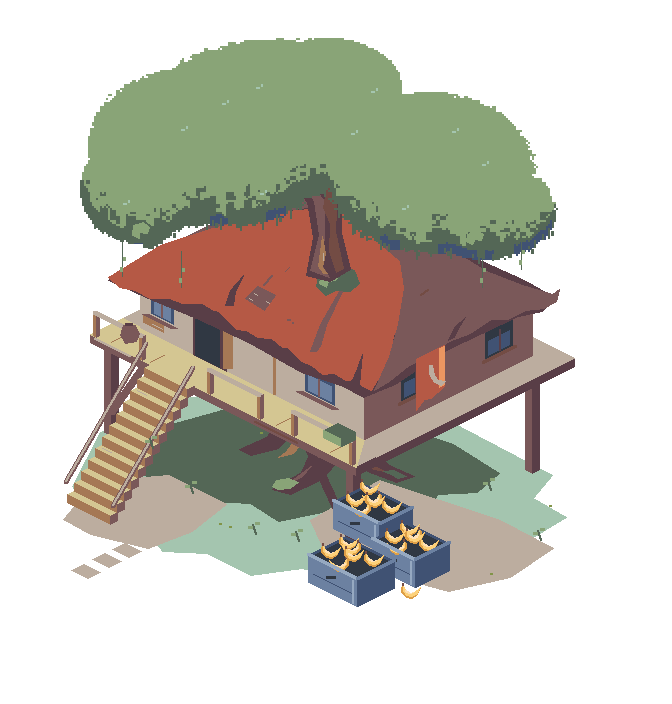
#> input picture assets/TownCenter/town-center.png, 672 x 704 px, found by its file name
$ python split-bins.py
#> lines starting #> are read from the running program, lines starting #| are printed output that depends on the picture
"""Split the three collection bins out of the treehouse's structure sprite.

    python3 tools/art/split-bins.py        # from the repository root

Writes `town-center-bins.png` and rewrites `town-center-structure.png` without
the pixels it took, then checks that the three sprites drawn one over the other
are still the master, pixel for pixel - which is what `art.rs`'s
`the_treehouse_split_draws_exactly_the_artists_picture` holds at test time.

Python and Pillow rather than a `sprite-axi` recipe like its neighbours, because
this is not a drawing: it is a *partition* of an existing export, and the two
halves have to add back up to it exactly. It reads the bins' own geometry
straight out of `town-center.lua` - the same `bin(u, v, w, d, seed)` calls and
the same 2:1 ground projection - to decide which ground the bins are drawn on,
and the master's palette to decide which pixels on that ground are bin rather
than the trunk standing behind them. Re-run it after regenerating the town
centre from its Lua recipe; running it twice is a no-op, since a second run
finds no bin pixels left in the structure to take and writes nothing.

Requires Pillow (`pip install pillow`). It needs no Aseprite.
"""
from PIL import Image

OUT = 'assets/TownCenter/'

def P(u, v, z):
    return (330 + u - v, 440 + (u + v) / 2 - z)

# bin(u, v, w, d, seed), straight from the recipe.
BINS = [(90, 54, 46, 33, 1), (147, 71, 43, 34, 2), (131, 116, 49, 37, 3)]
BIN_HEIGHT = 27
# The bananas each bin carries, as the recipe places them.
BUNCHES = [(8, 7), (25, 7), ('w-10', 13), (11, 'd-9'), ('w-14', 'd-8'), (22, 16)]

BIN_COLOURS = {
    (0x40, 0x52, 0x73),  # blue: the body and its far faces
    (0x6c, 0x81, 0xa1),  # slate
    (0x96, 0xa9, 0xc1),  # mist: the lip
    (0x30, 0x38, 0x43),  # dark: the interior and the grip
    (0xde, 0x9f, 0x47),  # ochre, gold, cream: the fruit inside
    (0xfd, 0xd1, 0x79),
    (0xfe, 0xe1, 0xb8),
}
# Bark is the trunk's colour as well as a bunch's stem, so it comes across only
# from the few pixels the recipe puts a stem on.
STEM = (0x73, 0x4c, 0x44)

# The loose bunch the recipe drops beside the third bin - `banana(403, 585)` -
# overlaps its front corner, so it comes across with them: left behind it would
# bite a notch out of a bin the moment the two sprites are drawn apart.
FALLEN = (403, 585)


def polygon(points):
    """Every pixel of a filled polygon, by even-odd scanline."""
    ys = [p[1] for p in points]
    out = set()
    for y in range(int(min(ys)) - 1, int(max(ys)) + 2):
        crossings = []
        for i in range(len(points)):
            (x0, y0), (x1, y1) = points[i], points[(i + 1) % len(points)]
            if (y0 > y) != (y1 > y):
                crossings.append(x0 + (y - y0) * (x1 - x0) / (y1 - y0))
        crossings.sort()
        for a, b in zip(crossings[::2], crossings[1::2]):
            for x in range(int(a) - 1, int(b) + 2):
                out.add((x, y))
    return out


def dilate(mask, radius):
    grown = set()
    for x, y in mask:
        for dy in range(-radius, radius + 1):
            for dx in range(-radius, radius + 1):
                grown.add((x + dx, y + dy))
    return grown


def bin_mask():
    """The ground the bins and their fruit are drawn on, generously, and the
    handful of pixels a bunch's stem is allowed to claim."""
    mask, stems = set(), set()
    for u, v, w, d, _seed in BINS:
        # The box's silhouette: top, front and side faces, as `box` draws them.
        h = BIN_HEIGHT
        mask |= polygon([P(u, v, h), P(u + w, v, h), P(u + w, v + d, h), P(u, v + d, h)])
        mask |= polygon([P(u, v + d, h), P(u + w, v + d, h), P(u + w, v + d, 0), P(u, v + d, 0)])
        mask |= polygon([P(u + w, v, h), P(u + w, v + d, h), P(u + w, v + d, 0), P(u + w, v, 0)])
        # The lip and grip reach a pixel or two past the faces.
        mask = dilate(mask, 3)
        # And the loose bunches sit above the rim.
        for a, b in BUNCHES:
            au = w - 10 if a == 'w-10' else w - 14 if a == 'w-14' else a
            bv = d - 9 if b == 'd-9' else d - 8 if b == 'd-8' else b
            for z in range(30, 35):
                x, y = P(u + au, v + bv, z)
                x, y = int(x) - 5, int(y) - 4
                for dy in range(-8, 16):
                    for dx in range(-10, 20):
                        mask.add((x + dx, y + dy))
                for dy in range(-3, 4):
                    for dx in range(-3, 4):
                        stems.add((x + dx, y + dy))
    x, y = FALLEN
    for dy in range(-8, 16):
        for dx in range(-10, 20):
            mask.add((x + dx, y + dy))
    for dy in range(-3, 4):
        for dx in range(-3, 4):
            stems.add((x + dx, y + dy))
    return mask, stems


def main():
    whole = Image.open(OUT + 'town-center.png').convert('RGBA')
#> whole is the input picture: PIL image 672x704 RGBA; mean R, G, B, A 66, 62.8, 52.4, 119.5
    structure = Image.open(OUT + 'town-center-structure.png').convert('RGBA')
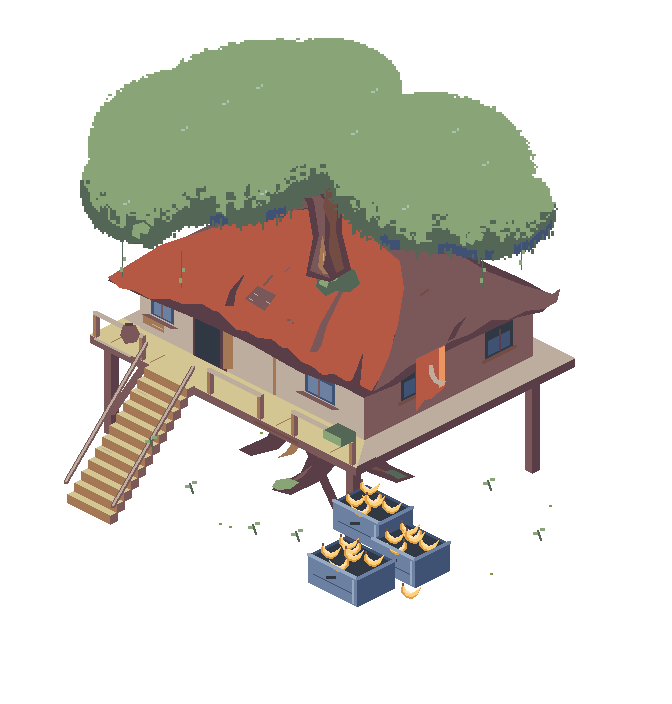
#> input picture assets/TownCenter/town-center-structure.png, 672 x 704 px, found by its file name
#> structure is the input picture: PIL image 672x704 RGBA; mean R, G, B, A 52.7, 48.4, 39.7, 96
    width, height = whole.size
#> width = 672; height = 704
    mask, stems = bin_mask()
    source = structure.load()
    bins = Image.new('RGBA', (width, height), (0, 0, 0, 0))
#> bins: PIL image 672x704 RGBA; every value is 0
    kept = Image.new('RGBA', (width, height), (0, 0, 0, 0))
    moved = 0
    for y in range(height):
        for x in range(width):
            pixel = source[x, y]
            if pixel[3] == 0:
                continue
            bin_pixel = pixel[:3] in BIN_COLOURS or (
                pixel[:3] == STEM and (x, y) in stems
            )
            if (x, y) in mask and bin_pixel:
                bins.putpixel((x, y), pixel)
                moved += 1
            else:
                kept.putpixel((x, y), pixel)
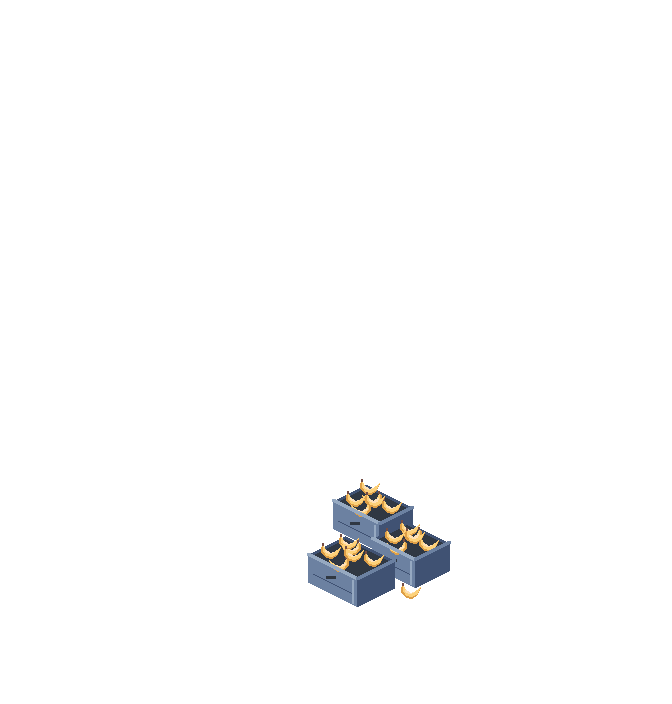
#> bins: PIL image 672x704 RGBA; mean R, G, B, A 2.6, 2.7, 2.9, 5.9; transparent parts drawn white
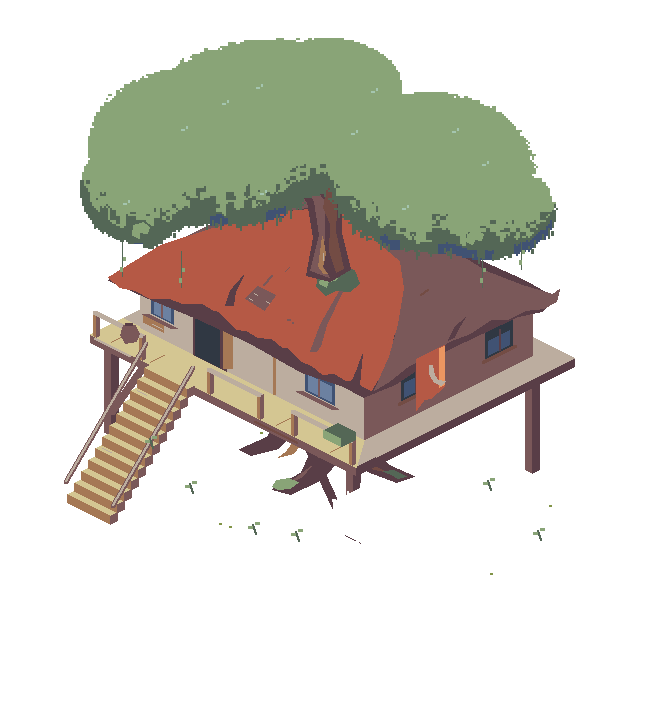
#> kept: PIL image 672x704 RGBA; mean R, G, B, A 50.1, 45.7, 36.8, 90.1; transparent parts drawn white
#> after the loop, moved = 10854
    if moved == 0:
        print('the structure carries no bin pixels: already split, nothing written')
        return
    bins.save(OUT + 'town-center-bins.png')
    kept.save(OUT + 'town-center-structure.png')
    box = bins.getbbox()
#> box = (307, 479, 451, 607)
    print(f'{moved} pixels moved; bins bounds {box}')
#| 10854 pixels moved; bins bounds (307, 479, 451, 607)

    # The three sprites, drawn bins over structure over ground, must still be
    # the artist's picture.
    ground = Image.open(OUT + 'town-center-ground.png').convert('RGBA')
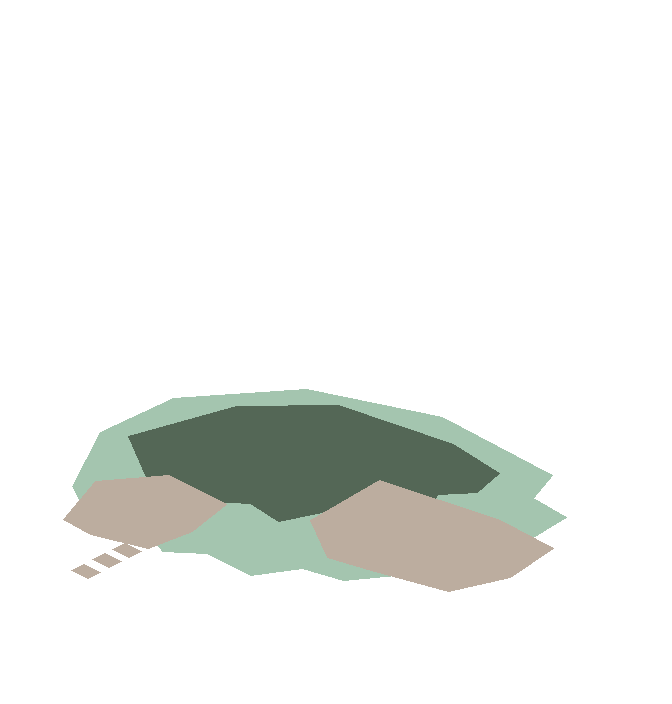
#> input picture assets/TownCenter/town-center-ground.png, 672 x 704 px, found by its file name
#> ground is the input picture: PIL image 672x704 RGBA; mean R, G, B, A 22.1, 23.9, 21.2, 39.4
    layers = [bins.load(), kept.load(), ground.load()]
    want = whole.load()
    wrong = 0
    for y in range(height):
        for x in range(width):
            drawn = (0, 0, 0, 0)
            for layer in layers:
                if layer[x, y][3] > 0:
                    drawn = layer[x, y]
                    break
            if drawn != want[x, y]:
                wrong += 1
#> after the loop, wrong = 0
    print(f'{wrong} pixels differ from the master')
#| 0 pixels differ from the master


main()
